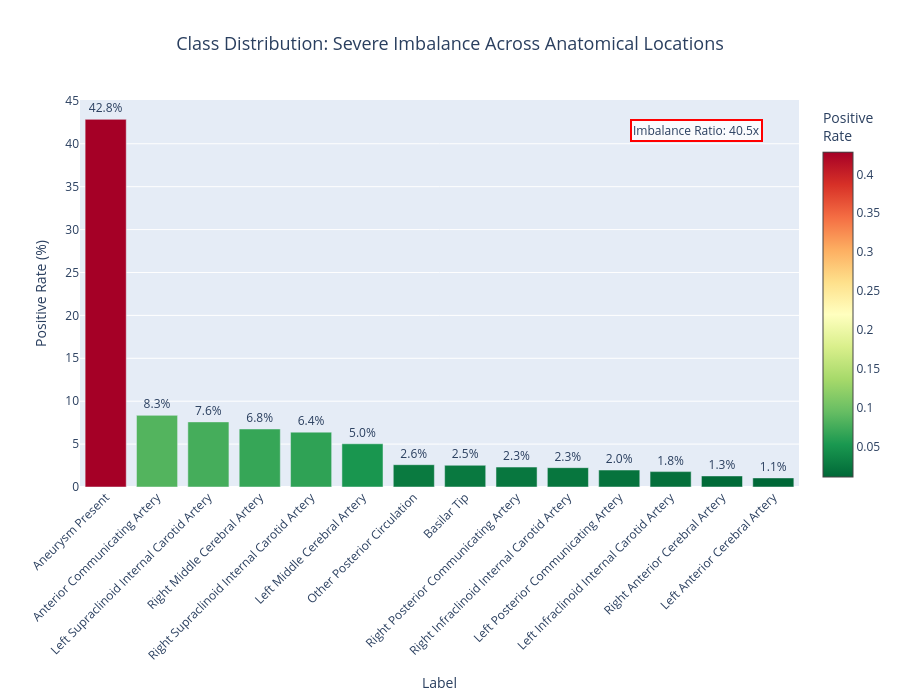

Notebook cell for this chart:
### Code cell
# Visualization: Bar chart of positive rates
fig = go.Figure([
    go.Bar(
        x=label_stats['Label'],
        y=label_stats['Positive Rate'] * 100,
        text=label_stats['Positive Rate'].apply(lambda x: f'{x*100:.1f}%'),
        textposition='outside',
        marker=dict(
            color=label_stats['Positive Rate'],
            colorscale='RdYlGn_r',
            showscale=True,
            colorbar=dict(title="Positive<br>Rate")
        )
    )
])

fig.update_layout(
    title={
        'text': 'Class Distribution: Severe Imbalance Across Anatomical Locations',
        'x': 0.5,
        'xanchor': 'center',
        'font': {'size': 18}
    },
    xaxis_title='Label',
    yaxis_title='Positive Rate (%)',
    xaxis_tickangle=-45,
    height=700,
    annotations=[{
        'text': f'Imbalance Ratio: {most_common["Positive Rate"] / least_common["Positive Rate"]:.1f}x',
        'x': 0.95,
        'y': 0.95,
        'xref': 'paper',
        'yref': 'paper',
        'showarrow': False,
        'bgcolor': 'rgba(255,255,255,0.8)',
        'bordercolor': 'red',
        'borderwidth': 2
    }]
)

fig.show()

### Figure 1 — Plotly figure (JSON) as saved in the notebook; plotly's stock layout.template omitted (floating-point values rounded to 4 significant figures)
{"data": [{"marker": {"color": [0.4285, 0.08349, 0.0759, 0.06762, 0.06394, 0.05037, 0.02599, 0.0253, 0.02323, 0.02254, 0.01978, 0.01794, 0.01288, 0.01058], "colorbar": {"title": {"text": "Positive<br>Rate"}}, "colorscale": [[0, "rgb(0,104,55)"], [0.1, "rgb(26,152,80)"], [0.2, "rgb(102,189,99)"], [0.3, "rgb(166,217,106)"], [0.4, "rgb(217,239,139)"], [0.5, "rgb(255,255,191)"], [0.6, "rgb(254,224,139)"], [0.7, "rgb(253,174,97)"], [0.8, "rgb(244,109,67)"], [0.9, "rgb(215,48,39)"], [1, "rgb(165,0,38)"]], "showscale": true}, "text": ["42.8%", "8.3%", "7.6%", "6.8%", "6.4%", "5.0%", "2.6%", "2.5%", "2.3%", "2.3%", "2.0%", "1.8%", "1.3%", "1.1%"], "textposition": "outside", "type": "bar", "x": ["Aneurysm Present", "Anterior Communicating Artery", "Left Supraclinoid Internal Carotid Artery", "Right Middle Cerebral Artery", "Right Supraclinoid Internal Carotid Artery", "Left Middle Cerebral Artery", "Other Posterior Circulation", "Basilar Tip", "Right Posterior Communicating Artery", "Right Infraclinoid Internal Carotid Artery", "Left Posterior Communicating Artery", "Left Infraclinoid Internal Carotid Artery", "Right Anterior Cerebral Artery", "Left Anterior Cerebral Artery"], "y": [42.85, 8.349, 7.59, 6.762, 6.394, 5.037, 2.599, 2.53, 2.323, 2.254, 1.978, 1.794, 1.288, 1.058]}], "layout": {"annotations": [{"bgcolor": "rgba(255,255,255,0.8)", "bordercolor": "red", "borderwidth": 2, "showarrow": false, "text": "Imbalance Ratio: 40.5x", "x": 0.95, "xref": "paper", "y": 0.95, "yref": "paper"}], "height": 700, "title": {"font": {"size": 18}, "text": "Class Distribution: Severe Imbalance Across Anatomical Locations", "x": 0.5, "xanchor": "center"}, "xaxis": {"tickangle": -45, "title": {"text": "Label"}}, "yaxis": {"title": {"text": "Positive Rate (%)"}}}}
